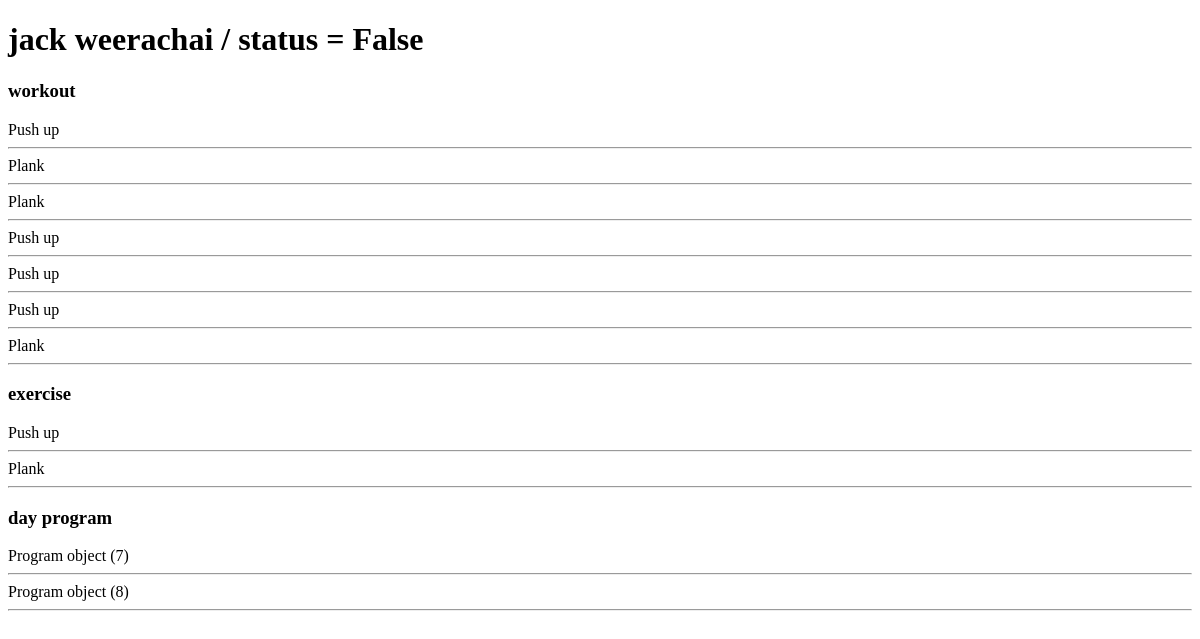
The app's page /tracking/ (signed in), older data.
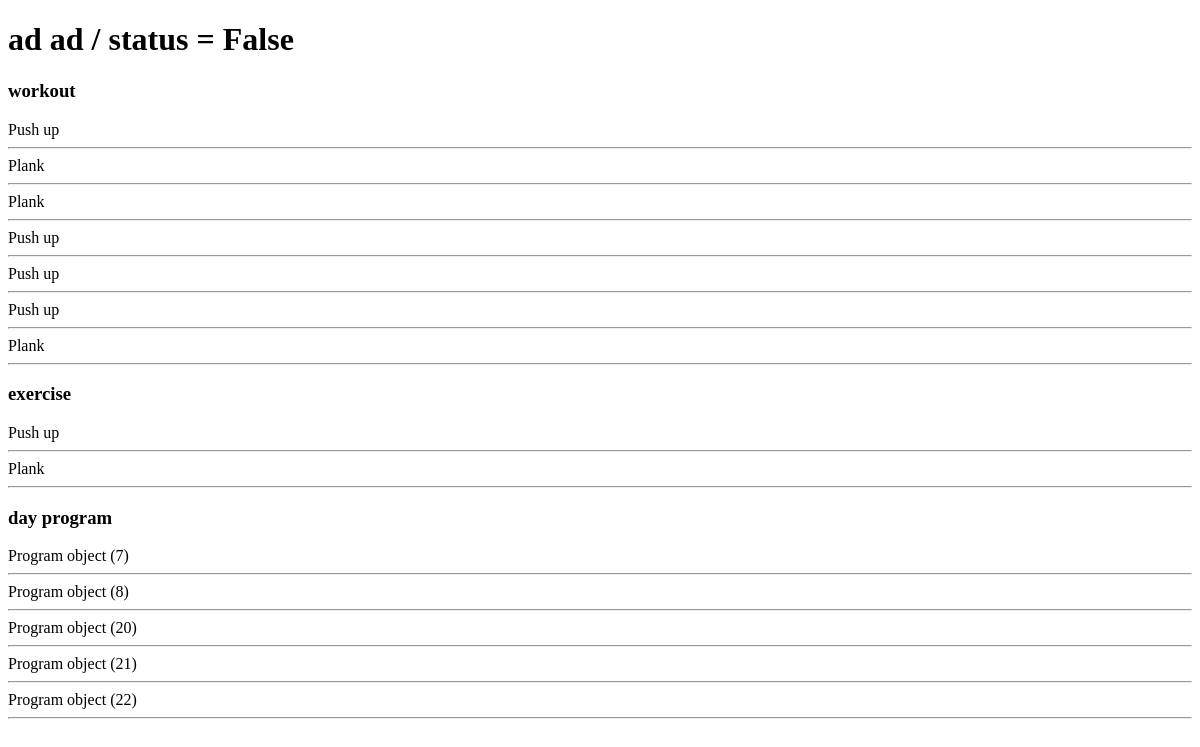
The same page, newer data.
### Tracking/models.py (models this page shows, shortened)
class Tracks(models.Model):
    start_date = models.DateField(auto_now_add=True, blank=True)
    day_program = models.ManyToManyField(Program, blank=True,related_name="daily")
    track_trainer = models.ForeignKey('Trainer.Trainer',related_name="trainer",on_delete=models.SET_NULL,blank=True,null=True)
    all_program_status = models.BooleanField(default= False)
    day = models.IntegerField(default=0)
    def __str__(self):
        return f"{self.track_trainer} / status = {self.all_program_status}"

class Workout(models.Model):
    exercise = models.ForeignKey(Exercise,on_delete=models.CASCADE,null=True)
    reps = models.PositiveIntegerField()
    sets = models.PositiveIntegerField()
    status = models.BooleanField(default=False)
    def __str__(self):
        return f"{self.exercise}"

class Exercise(models.Model):
    exercise_name = models.CharField(max_length = 100)
    parts = models.CharField(max_length = 100)
    def __str__(self):
        return f"{self.exercise_name}"

class Program(models.Model):
    start_date = models.DateTimeField(auto_now=False, auto_now_add=False)
    end_date = models.DateTimeField()
    objective = models.ManyToManyField(Workout,related_name="workout")
    day = models.IntegerField(default=0)
    status = models.BooleanField(default=False)
    enable_check = models.BooleanField(default=True)

### Trainer/models.py (models this page shows)
class Trainer(models.Model):
    user = models.OneToOneField(User, on_delete=models.CASCADE, blank=True)
    age = models.PositiveIntegerField(default=0)
    gender = models.CharField(max_length=20)
    bio = models.CharField(max_length=250, null=True)
    specialist = models.CharField(max_length=100)
    tel = models.CharField(max_length=10, null=True)
    approve = models.BooleanField(default=False)
    profile_pic = models.ImageField(null=True, blank=True, default="trainer_default_pic.jpg")
    videocall_link = models.CharField(max_length=200,null=True, blank=True)
    def __str__(self):
        return f"{self.user.first_name} {self.user.last_name}"

### Tracking/views.py (the view)
# urls.py: path("",views.index,name="workout"),
def index(request):
    if not request.user.is_authenticated:
        return HttpResponseRedirect(reverse("Users:login"))
    else:
        all_wo = Workout.objects.all()
        all_ex = Exercise.objects.all()
        all_dp = Program.objects.all()
        user = Customer.objects.get(user=request.user)
        userTrack = get_object_or_404(Tracks,tracks_owner = user)
        return render(request, "tracking/program.html", {
            "all_wo": all_wo,
            "all_ex": all_ex,
            "all_dp": all_dp,
            "userTrack": userTrack,
        })

### Tracking/templates/tracking/program.html (shortened to what this page needs)
<!DOCTYPE html>
<html>
    <head>
        <h1>{{  userTrack }}</h1>
    </head>
    <body>
        <h3>workout</h3>
        {% for i in all_wo %}
        <a>{{ i }}</a>
        <hr>
        {% endfor %}
        <h3>exercise</h3>
        {% for i in all_ex %}
        <a>{{ i }}</a>
        <hr>
        {% endfor %}
        <h3>day program</h3>
        {% for i in all_dp %}
        <a>{{ i }}</a>
        <hr>
        {% endfor %}
    </body>
</html>

Row changes from the older to the newer data that the page shows:
removed Tracks: track_trainer+all_program_status "jack weerachai / status = False"
added Tracks: track_trainer+all_program_status "ad ad / status = False"
added Program: id "Program object (20)"
added Program: id "Program object (21)"
added Program: id "Program object (22)"
